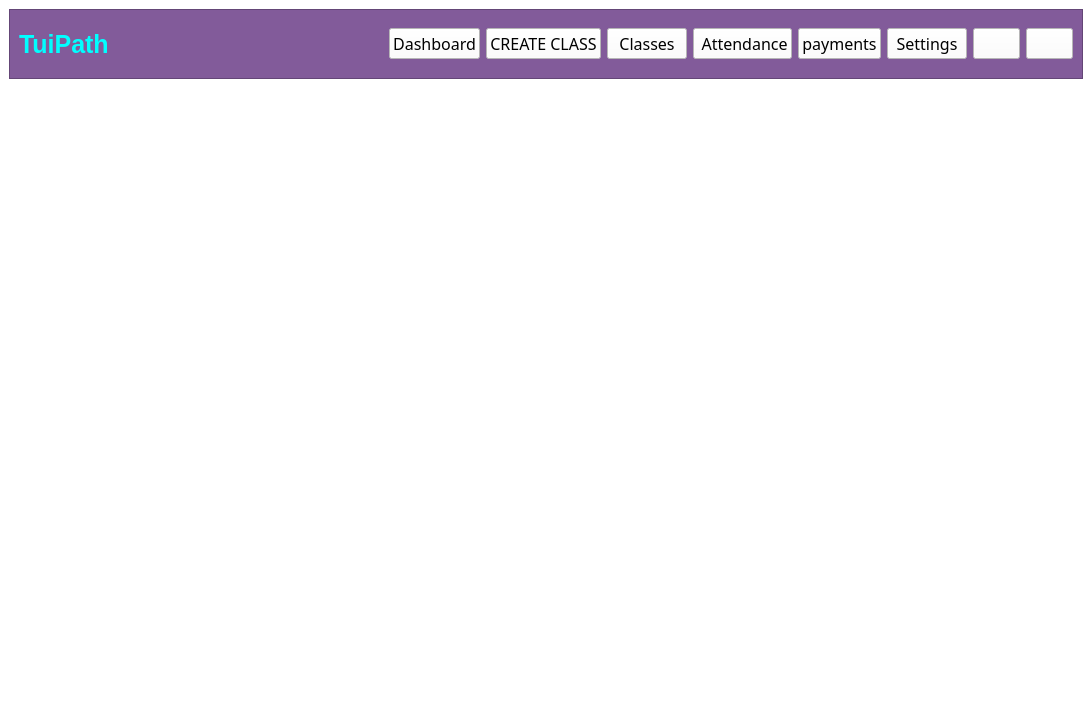
<?xml version="1.0" encoding="UTF-8"?>
<ui version="4.0">
 <class>teacherdashboard</class>
 <widget class="QMainWindow" name="teacherdashboard">
  <property name="geometry">
   <rect>
    <x>0</x>
    <y>0</y>
    <width>1092</width>
    <height>720</height>
   </rect>
  </property>
  <property name="windowTitle">
   <string>MainWindow</string>
  </property>
  <property name="styleSheet">
   <string notr="true">background-color: rgb(255, 255, 255);
color: rgb(0, 0, 0);</string>
  </property>
  <widget class="QWidget" name="centralwidget">
   <layout class="QVBoxLayout" name="verticalLayout">
    <item>
     <widget class="QFrame" name="HEADERFRAME">
      <property name="sizePolicy">
       <sizepolicy hsizetype="Preferred" vsizetype="Fixed">
        <horstretch>0</horstretch>
        <verstretch>0</verstretch>
       </sizepolicy>
      </property>
      <property name="minimumSize">
       <size>
        <width>0</width>
        <height>70</height>
       </size>
      </property>
      <property name="styleSheet">
       <string notr="true">background-color: #6A1B9A;
background-color: rgb(130, 91, 154);</string>
      </property>
      <property name="frameShape">
       <enum>QFrame::Shape::StyledPanel</enum>
      </property>
      <property name="frameShadow">
       <enum>QFrame::Shadow::Raised</enum>
      </property>
      <layout class="QHBoxLayout" name="horizontalLayout">
       <item>
        <widget class="QLabel" name="label">
         <property name="font">
          <font>
           <pointsize>19</pointsize>
           <bold>true</bold>
          </font>
         </property>
         <property name="styleSheet">
          <string notr="true">color: rgb(0, 0, 0);
color: rgb(0, 255, 255);</string>
         </property>
         <property name="text">
          <string>TuiPath</string>
         </property>
        </widget>
       </item>
       <item>
        <spacer name="horizontalSpacer">
         <property name="orientation">
          <enum>Qt::Orientation::Horizontal</enum>
         </property>
         <property name="sizeHint" stdset="0">
          <size>
           <width>40</width>
           <height>20</height>
          </size>
         </property>
        </spacer>
       </item>
       <item>
        <widget class="QPushButton" name="td_dashboard">
         <property name="font">
          <font>
           <family>Algerian</family>
           <pointsize>12</pointsize>
           <underline>false</underline>
          </font>
         </property>
         <property name="styleSheet">
          <string notr="true">color: rgb(0, 0, 0);

background-color: rgb(255, 255, 255);</string>
         </property>
         <property name="text">
          <string>Dashboard</string>
         </property>
        </widget>
       </item>
       <item>
        <widget class="QPushButton" name="td_createclass">
         <property name="font">
          <font>
           <family>Algerian</family>
           <pointsize>12</pointsize>
           <underline>false</underline>
          </font>
         </property>
         <property name="styleSheet">
          <string notr="true">color: rgb(0, 0, 0);

background-color: rgb(255, 255, 255);</string>
         </property>
         <property name="text">
          <string>CREATE CLASS</string>
         </property>
        </widget>
       </item>
       <item>
        <widget class="QPushButton" name="td_classes">
         <property name="font">
          <font>
           <family>Algerian</family>
           <pointsize>12</pointsize>
           <underline>false</underline>
          </font>
         </property>
         <property name="styleSheet">
          <string notr="true">color: rgb(0, 0, 0);

background-color: rgb(255, 255, 255);</string>
         </property>
         <property name="text">
          <string>Classes</string>
         </property>
        </widget>
       </item>
       <item>
        <widget class="QPushButton" name="td_attendance">
         <property name="font">
          <font>
           <family>Algerian</family>
           <pointsize>12</pointsize>
           <underline>false</underline>
          </font>
         </property>
         <property name="styleSheet">
          <string notr="true">color: rgb(0, 0, 0);

background-color: rgb(255, 255, 255);</string>
         </property>
         <property name="text">
          <string> Attendance</string>
         </property>
        </widget>
       </item>
       <item>
        <widget class="QPushButton" name="td_payments">
         <property name="font">
          <font>
           <family>Algerian</family>
           <pointsize>12</pointsize>
           <underline>false</underline>
          </font>
         </property>
         <property name="styleSheet">
          <string notr="true">color: rgb(0, 0, 0);

background-color: rgb(255, 255, 255);</string>
         </property>
         <property name="text">
          <string>payments</string>
         </property>
        </widget>
       </item>
       <item>
        <widget class="QPushButton" name="td_settings">
         <property name="font">
          <font>
           <family>Algerian</family>
           <pointsize>12</pointsize>
           <underline>false</underline>
          </font>
         </property>
         <property name="styleSheet">
          <string notr="true">
color: rgb(0, 0, 0);

background-color: rgb(255, 255, 255);</string>
         </property>
         <property name="text">
          <string>Settings</string>
         </property>
        </widget>
       </item>
       <item>
        <widget class="QPushButton" name="td_profile">
         <property name="font">
          <font>
           <family>Algerian</family>
           <pointsize>12</pointsize>
           <underline>false</underline>
          </font>
         </property>
         <property name="styleSheet">
          <string notr="true">color: rgb(0, 0, 0);
image: url(:/images/profile.png);
background-color: rgb(255, 255, 255);</string>
         </property>
         <property name="text">
          <string/>
         </property>
        </widget>
       </item>
       <item>
        <widget class="QPushButton" name="logothutton">
         <property name="font">
          <font>
           <family>Algerian</family>
           <pointsize>12</pointsize>
           <underline>false</underline>
          </font>
         </property>
         <property name="styleSheet">
          <string notr="true">color: rgb(0, 0, 0);
image: url(:/images/logout.png);
background-color: rgb(255, 255, 255);</string>
         </property>
         <property name="text">
          <string/>
         </property>
        </widget>
       </item>
      </layout>
     </widget>
    </item>
    <item>
     <widget class="QStackedWidget" name="stackedWidget">
      <widget class="QWidget" name="page"/>
      <widget class="QWidget" name="page_2"/>
     </widget>
    </item>
   </layout>
  </widget>
 </widget>
 <resources/>
 <connections/>
</ui>
